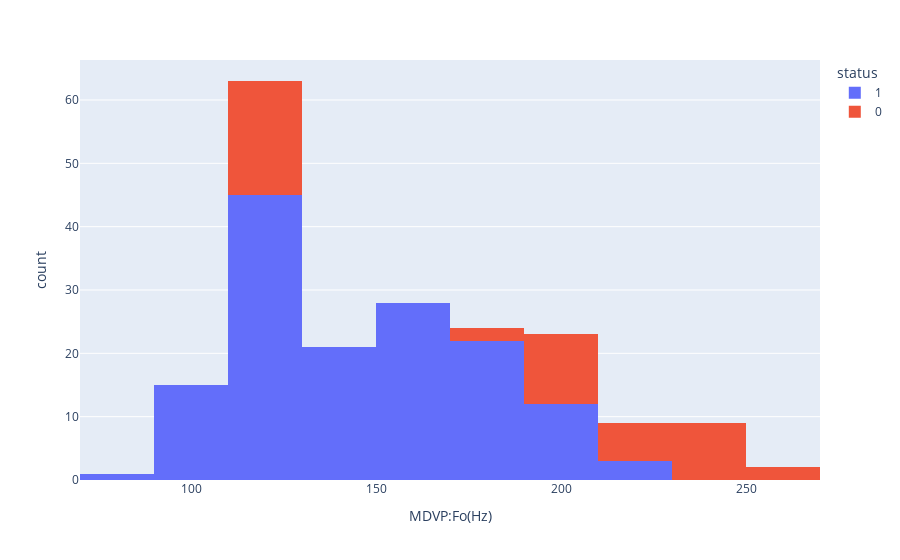
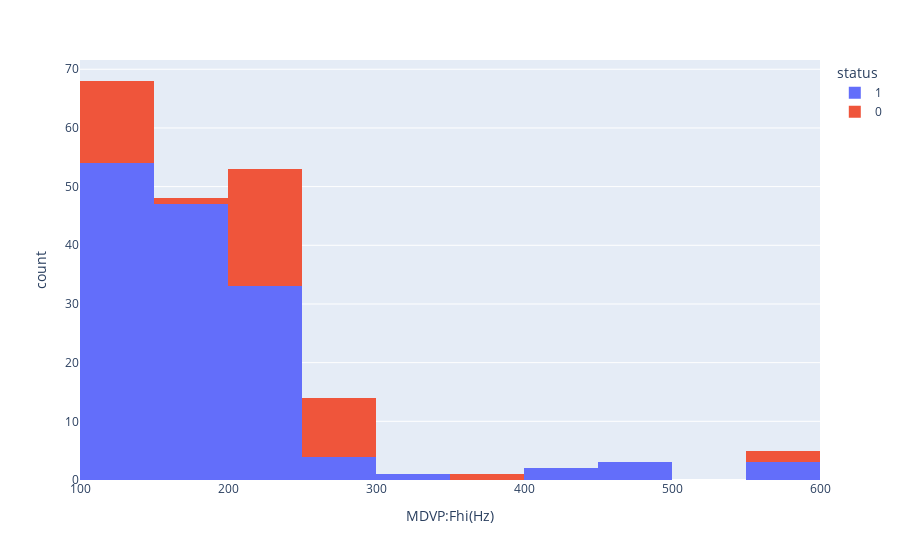
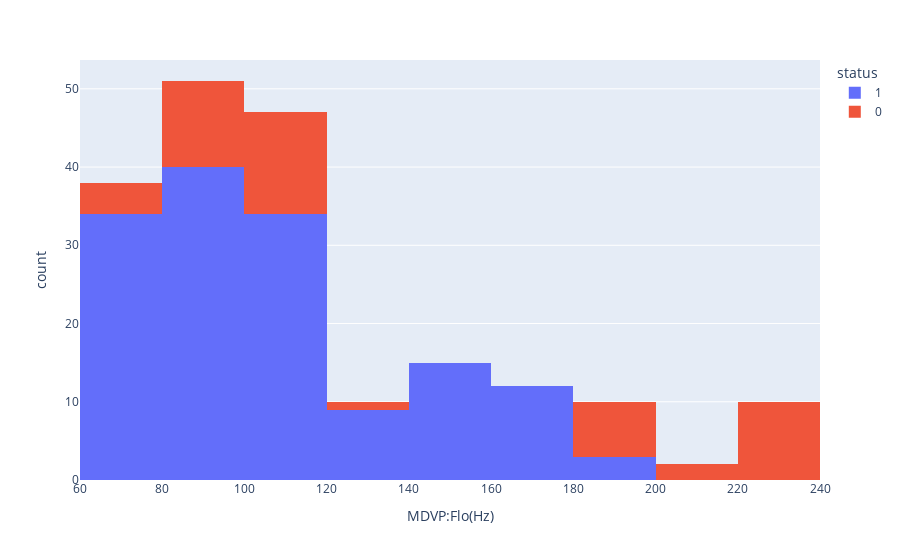
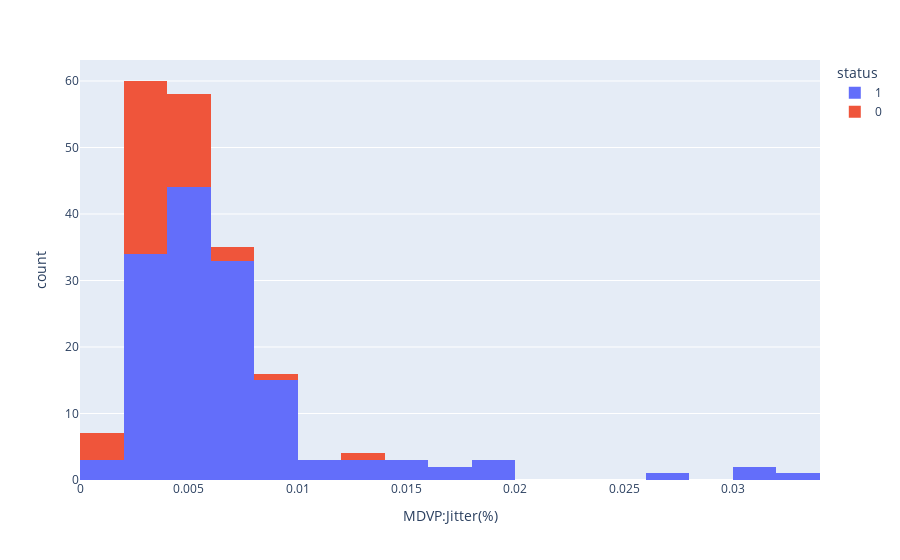

Write notebook code for charts like these, in order.
### Code cell
for col in x.columns:
    px.histogram(df,x=col,color='status').show()

### Figure 1 — Plotly figure (JSON) as saved in the notebook; plotly's stock layout.template omitted (floating-point values rounded to 4 significant figures; data arrays with more than 128 entries replaced by an {"elided": "..."} marker saying what was removed)
{"data": [{"bingroup": "x", "hovertemplate": "status=1<br>MDVP:Fo(Hz)=%{x}<br>count=%{y}<extra></extra>", "legendgroup": "1", "marker": {"color": "#636efa", "pattern": {"shape": ""}}, "name": "1", "orientation": "v", "showlegend": true, "type": "histogram", "x": {"elided": "147 float values"}, "xaxis": "x", "yaxis": "y"}, {"bingroup": "x", "hovertemplate": "status=0<br>MDVP:Fo(Hz)=%{x}<br>count=%{y}<extra></extra>", "legendgroup": "0", "marker": {"color": "#EF553B", "pattern": {"shape": ""}}, "name": "0", "orientation": "v", "showlegend": true, "type": "histogram", "x": [197.1, 199.2, 198.4, 202.3, 203.2, 201.5, 237.2, 241.4, 243.4, 242.9, 245.5, 252.5, 122.2, 123.0, 124.4, 126.3, 128.0, 129.3, 209.1, 223.4, 222.2, 228.8, 229.4, 229.0, 236.2, 237.3, 260.1, 197.6, 240.3, 245.0, 112.5, 110.7, 113.7, 117.0, 115.4, 116.4, 117.2, 116.8, 116.3, 116.6, 116.3, 114.6, 201.8, 174.2, 209.5, 174.7, 198.8, 214.3], "xaxis": "x", "yaxis": "y"}], "layout": {"barmode": "relative", "legend": {"title": {"text": "status"}, "tracegroupgap": 0}, "margin": {"t": 60}, "xaxis": {"anchor": "y", "domain": [0, 1], "title": {"text": "MDVP:Fo(Hz)"}}, "yaxis": {"anchor": "x", "domain": [0, 1], "title": {"text": "count"}}}}

### Figure 2 — Plotly figure (JSON) as saved in the notebook; plotly's stock layout.template omitted (floating-point values rounded to 4 significant figures; data arrays with more than 128 entries replaced by an {"elided": "..."} marker saying what was removed)
{"data": [{"bingroup": "x", "hovertemplate": "status=1<br>MDVP:Fhi(Hz)=%{x}<br>count=%{y}<extra></extra>", "legendgroup": "1", "marker": {"color": "#636efa", "pattern": {"shape": ""}}, "name": "1", "orientation": "v", "showlegend": true, "type": "histogram", "x": {"elided": "147 float values"}, "xaxis": "x", "yaxis": "y"}, {"bingroup": "x", "hovertemplate": "status=0<br>MDVP:Fhi(Hz)=%{x}<br>count=%{y}<extra></extra>", "legendgroup": "0", "marker": {"color": "#EF553B", "pattern": {"shape": ""}}, "name": "0", "orientation": "v", "showlegend": true, "type": "histogram", "x": [206.9, 209.5, 215.2, 211.6, 211.5, 210.6, 247.3, 248.8, 250.9, 255.0, 262.1, 261.5, 128.6, 130.0, 135.1, 134.2, 138.1, 139.9, 237.5, 239.0, 231.3, 234.6, 252.2, 239.5, 244.7, 243.7, 264.9, 217.6, 245.1, 272.2, 133.4, 113.6, 116.4, 144.5, 123.1, 129.0, 123.9, 217.6, 177.3, 592.0, 581.3, 119.2, 262.7, 231.0, 253.0, 240.0, 397.0, 260.3], "xaxis": "x", "yaxis": "y"}], "layout": {"barmode": "relative", "legend": {"title": {"text": "status"}, "tracegroupgap": 0}, "margin": {"t": 60}, "xaxis": {"anchor": "y", "domain": [0, 1], "title": {"text": "MDVP:Fhi(Hz)"}}, "yaxis": {"anchor": "x", "domain": [0, 1], "title": {"text": "count"}}}}

### Figure 3 — Plotly figure (JSON) as saved in the notebook; plotly's stock layout.template omitted (floating-point values rounded to 4 significant figures; data arrays with more than 128 entries replaced by an {"elided": "..."} marker saying what was removed)
{"data": [{"bingroup": "x", "hovertemplate": "status=1<br>MDVP:Flo(Hz)=%{x}<br>count=%{y}<extra></extra>", "legendgroup": "1", "marker": {"color": "#636efa", "pattern": {"shape": ""}}, "name": "1", "orientation": "v", "showlegend": true, "type": "histogram", "x": {"elided": "147 float values"}, "xaxis": "x", "yaxis": "y"}, {"bingroup": "x", "hovertemplate": "status=0<br>MDVP:Flo(Hz)=%{x}<br>count=%{y}<extra></extra>", "legendgroup": "0", "marker": {"color": "#EF553B", "pattern": {"shape": ""}}, "name": "0", "orientation": "v", "showlegend": true, "type": "histogram", "x": [192.1, 192.1, 193.1, 197.1, 196.2, 195.7, 225.2, 232.5, 232.4, 227.9, 231.8, 182.8, 115.8, 114.7, 117.5, 112.8, 122.1, 118.6, 109.4, 98.66, 205.5, 223.6, 221.2, 113.2, 102.1, 229.3, 237.3, 90.79, 219.8, 239.2, 105.7, 100.1, 96.91, 99.92, 108.6, 109.0, 106.7, 99.5, 96.98, 86.23, 94.25, 86.65, 78.23, 94.26, 89.49, 74.29, 74.9, 77.97], "xaxis": "x", "yaxis": "y"}], "layout": {"barmode": "relative", "legend": {"title": {"text": "status"}, "tracegroupgap": 0}, "margin": {"t": 60}, "xaxis": {"anchor": "y", "domain": [0, 1], "title": {"text": "MDVP:Flo(Hz)"}}, "yaxis": {"anchor": "x", "domain": [0, 1], "title": {"text": "count"}}}}

### Figure 4 — Plotly figure (JSON) as saved in the notebook; plotly's stock layout.template omitted (floating-point values rounded to 4 significant figures; data arrays with more than 128 entries replaced by an {"elided": "..."} marker saying what was removed)
{"data": [{"bingroup": "x", "hovertemplate": "status=1<br>MDVP:Jitter(%)=%{x}<br>count=%{y}<extra></extra>", "legendgroup": "1", "marker": {"color": "#636efa", "pattern": {"shape": ""}}, "name": "1", "orientation": "v", "showlegend": true, "type": "histogram", "x": {"elided": "147 float values"}, "xaxis": "x", "yaxis": "y"}, {"bingroup": "x", "hovertemplate": "status=0<br>MDVP:Jitter(%)=%{x}<br>count=%{y}<extra></extra>", "legendgroup": "0", "marker": {"color": "#EF553B", "pattern": {"shape": ""}}, "name": "0", "orientation": "v", "showlegend": true, "type": "histogram", "x": [0.00289, 0.00241, 0.00212, 0.0018, 0.00178, 0.00198, 0.00298, 0.00281, 0.0021, 0.00225, 0.00235, 0.00185, 0.00524, 0.00428, 0.00431, 0.00448, 0.00436, 0.0049, 0.00282, 0.00264, 0.00266, 0.00296, 0.00205, 0.00238, 0.00277, 0.00303, 0.00339, 0.00803, 0.00517, 0.00451, 0.00355, 0.00356, 0.00349, 0.00353, 0.00332, 0.00346, 0.00417, 0.00531, 0.00314, 0.00496, 0.00267, 0.00327, 0.00694, 0.00459, 0.00564, 0.0136, 0.0074, 0.00567], "xaxis": "x", "yaxis": "y"}], "layout": {"barmode": "relative", "legend": {"title": {"text": "status"}, "tracegroupgap": 0}, "margin": {"t": 60}, "xaxis": {"anchor": "y", "domain": [0, 1], "title": {"text": "MDVP:Jitter(%)"}}, "yaxis": {"anchor": "x", "domain": [0, 1], "title": {"text": "count"}}}}
